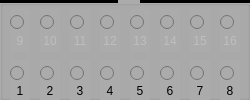
  <widget class="QGroupBox" name="groupBox_2">
   <property name="geometry">
    <rect>
     <x>2</x>
     <y>260</y>
     <width>250</width>
     <height>100</height>
    </rect>
   </property>
   <property name="styleSheet">
    <string notr="true">background-color: rgb(171, 171, 171);</string>
   </property>
   <property name="title">
    <string/>
   </property>
   <widget class="QRadioButton" name="rbtConecEsquerdo_9">
    <property name="enabled">
     <bool>false</bool>
    </property>
    <property name="geometry">
     <rect>
      <x>10</x>
      <y>60</y>
      <width>20</width>
      <height>27</height>
     </rect>
    </property>
    <property name="text">
     <string/>
    </property>
   </widget>
   <widget class="QRadioButton" name="radioButton_10">
    <property name="enabled">
     <bool>false</bool>
    </property>
    <property name="geometry">
     <rect>
      <x>40</x>
      <y>60</y>
      <width>20</width>
      <height>27</height>
     </rect>
    </property>
    <property name="text">
     <string/>
    </property>
   </widget>
   <widget class="QRadioButton" name="radioButton_11">
    <property name="enabled">
     <bool>false</bool>
    </property>
    <property name="geometry">
     <rect>
      <x>70</x>
      <y>60</y>
      <width>20</width>
      <height>27</height>
     </rect>
    </property>
    <property name="text">
     <string/>
    </property>
   </widget>
   <widget class="QRadioButton" name="radioButton_12">
    <property name="enabled">
     <bool>false</bool>
    </property>
    <property name="geometry">
     <rect>
      <x>100</x>
      <y>60</y>
      <width>20</width>
      <height>27</height>
     </rect>
    </property>
    <property name="text">
     <string/>
    </property>
   </widget>
   <widget class="QRadioButton" name="radioButton_13">
    <property name="enabled">
     <bool>false</bool>
    </property>
    <property name="geometry">
     <rect>
      <x>130</x>
      <y>60</y>
      <width>20</width>
      <height>27</height>
     </rect>
    </property>
    <property name="text">
     <string/>
    </property>
   </widget>
   <widget class="QRadioButton" name="radioButton_14">
    <property name="enabled">
     <bool>false</bool>
    </property>
    <property name="geometry">
     <rect>
      <x>160</x>
      <y>60</y>
      <width>20</width>
      <height>27</height>
     </rect>
    </property>
    <property name="text">
     <string/>
    </property>
   </widget>
   <widget class="QRadioButton" name="radioButton_15">
    <property name="enabled">
     <bool>false</bool>
    </property>
    <property name="geometry">
     <rect>
      <x>190</x>
      <y>60</y>
      <width>20</width>
      <height>27</height>
     </rect>
    </property>
    <property name="text">
     <string/>
    </property>
   </widget>
   <widget class="QRadioButton" name="radioButton_16">
    <property name="enabled">
     <bool>false</bool>
    </property>
    <property name="geometry">
     <rect>
      <x>220</x>
      <y>60</y>
      <width>20</width>
      <height>27</height>
     </rect>
    </property>
    <property name="text">
     <string/>
    </property>
   </widget>
   <widget class="QRadioButton" name="rbtConecDireito_6">
    <property name="geometry">
     <rect>
      <x>160</x>
      <y>9</y>
      <width>20</width>
      <height>27</height>
     </rect>
    </property>
    <property name="text">
     <string/>
    </property>
   </widget>
   <widget class="QRadioButton" name="rbtConecDireito_2">
    <property name="geometry">
     <rect>
      <x>40</x>
      <y>9</y>
      <width>20</width>
      <height>27</height>
     </rect>
    </property>
    <property name="text">
     <string/>
    </property>
   </widget>
   <widget class="QRadioButton" name="rbtConecDireito_4">
    <property name="geometry">
     <rect>
      <x>100</x>
      <y>9</y>
      <width>20</width>
      <height>27</height>
     </rect>
    </property>
    <property name="text">
     <string/>
    </property>
   </widget>
   <widget class="QRadioButton" name="rbtConecDireito_3">
    <property name="geometry">
     <rect>
      <x>70</x>
      <y>9</y>
      <width>20</width>
      <height>27</height>
     </rect>
    </property>
    <property name="text">
     <string/>
    </property>
   </widget>
   <widget class="QRadioButton" name="rbtConecDireito_7">
    <property name="geometry">
     <rect>
      <x>190</x>
      <y>9</y>
      <width>20</width>
      <height>27</height>
     </rect>
    </property>
    <property name="text">
     <string/>
    </property>
   </widget>
   <widget class="QRadioButton" name="rbtConecDireito_8">
    <property name="geometry">
     <rect>
      <x>220</x>
      <y>9</y>
      <width>20</width>
      <height>27</height>
     </rect>
    </property>
    <property name="text">
     <string/>
    </property>
   </widget>
   <widget class="QRadioButton" name="rbtConecDireito_1">
    <property name="geometry">
     <rect>
      <x>10</x>
      <y>9</y>
      <width>20</width>
      <height>27</height>
     </rect>
    </property>
    <property name="text">
     <string/>
    </property>
    <property name="checkable">
     <bool>true</bool>
    </property>
    <property name="checked">
     <bool>false</bool>
    </property>
    <property name="autoRepeat">
     <bool>true</bool>
    </property>
    <property name="autoExclusive">
     <bool>true</bool>
    </property>
   </widget>
   <widget class="QRadioButton" name="rbtConecDireito_5">
    <property name="geometry">
     <rect>
      <x>130</x>
      <y>9</y>
      <width>20</width>
      <height>27</height>
     </rect>
    </property>
    <property name="text">
     <string/>
    </property>
   </widget>
   <widget class="QLabel" name="label_39">
    <property name="enabled">
     <bool>false</bool>
    </property>
    <property name="geometry">
     <rect>
      <x>10</x>
      <y>30</y>
      <width>20</width>
      <height>22</height>
     </rect>
    </property>
    <property name="text">
     <string>&lt;html&gt;&lt;head/&gt;&lt;body&gt;&lt;p align=&quot;center&quot;&gt;9&lt;/p&gt;&lt;/body&gt;&lt;/html&gt;</string>
    </property>
   </widget>
   <widget class="QLabel" name="label_40">
    <property name="enabled">
     <bool>false</bool>
    </property>
    <property name="geometry">
     <rect>
      <x>40</x>
      <y>30</y>
      <width>20</width>
      <height>22</height>
     </rect>
    </property>
    <property name="text">
     <string>&lt;html&gt;&lt;head/&gt;&lt;body&gt;&lt;p align=&quot;center&quot;&gt;10&lt;/p&gt;&lt;/body&gt;&lt;/html&gt;</string>
    </property>
   </widget>
   <widget class="QLabel" name="label_41">
    <property name="enabled">
     <bool>false</bool>
    </property>
    <property name="geometry">
     <rect>
      <x>70</x>
      <y>30</y>
      <width>20</width>
      <height>22</height>
     </rect>
    </property>
    <property name="text">
     <string>&lt;html&gt;&lt;head/&gt;&lt;body&gt;&lt;p align=&quot;center&quot;&gt;11&lt;/p&gt;&lt;/body&gt;&lt;/html&gt;</string>
    </property>
   </widget>
   <widget class="QLabel" name="label_42">
    <property name="enabled">
     <bool>false</bool>
    </property>
    <property name="geometry">
     <rect>
      <x>100</x>
      <y>30</y>
      <width>20</width>
      <height>22</height>
     </rect>
    </property>
    <property name="text">
     <string>&lt;html&gt;&lt;head/&gt;&lt;body&gt;&lt;p align=&quot;center&quot;&gt;12&lt;/p&gt;&lt;/body&gt;&lt;/html&gt;</string>
    </property>
   </widget>
   <widget class="QLabel" name="label_43">
    <property name="enabled">
     <bool>false</bool>
    </property>
    <property name="geometry">
     <rect>
      <x>130</x>
      <y>30</y>
      <width>20</width>
      <height>22</height>
     </rect>
    </property>
    <property name="text">
     <string>&lt;html&gt;&lt;head/&gt;&lt;body&gt;&lt;p align=&quot;center&quot;&gt;13&lt;/p&gt;&lt;/body&gt;&lt;/html&gt;</string>
    </property>
   </widget>
   <widget class="QLabel" name="label_44">
    <property name="enabled">
     <bool>false</bool>
    </property>
    <property name="geometry">
     <rect>
      <x>160</x>
      <y>30</y>
      <width>20</width>
      <height>22</height>
     </rect>
    </property>
    <property name="text">
     <string>&lt;html&gt;&lt;head/&gt;&lt;body&gt;&lt;p align=&quot;center&quot;&gt;14&lt;/p&gt;&lt;/body&gt;&lt;/html&gt;</string>
    </property>
   </widget>
   <widget class="QLabel" name="label_45">
    <property name="enabled">
     <bool>false</bool>
    </property>
    <property name="geometry">
     <rect>
      <x>190</x>
      <y>30</y>
      <width>20</width>
      <height>22</height>
     </rect>
    </property>
    <property name="text">
     <string>&lt;html&gt;&lt;head/&gt;&lt;body&gt;&lt;p align=&quot;center&quot;&gt;15&lt;/p&gt;&lt;/body&gt;&lt;/html&gt;</string>
    </property>
   </widget>
   <widget class="QLabel" name="label_46">
    <property name="enabled">
     <bool>false</bool>
    </property>
    <property name="geometry">
     <rect>
      <x>220</x>
      <y>30</y>
      <width>20</width>
      <height>22</height>
     </rect>
    </property>
    <property name="text">
     <string>&lt;html&gt;&lt;head/&gt;&lt;body&gt;&lt;p align=&quot;center&quot;&gt;16&lt;/p&gt;&lt;/body&gt;&lt;/html&gt;</string>
    </property>
   </widget>
   <widget class="QLabel" name="label_47">
    <property name="geometry">
     <rect>
      <x>160</x>
      <y>80</y>
      <width>20</width>
      <height>22</height>
     </rect>
    </property>
    <property name="text">
     <string>&lt;html&gt;&lt;head/&gt;&lt;body&gt;&lt;p align=&quot;center&quot;&gt;6&lt;/p&gt;&lt;/body&gt;&lt;/html&gt;</string>
    </property>
   </widget>
   <widget class="QLabel" name="label_48">
    <property name="geometry">
     <rect>
      <x>40</x>
      <y>80</y>
      <width>20</width>
      <height>22</height>
     </rect>
    </property>
    <property name="text">
     <string>&lt;html&gt;&lt;head/&gt;&lt;body&gt;&lt;p align=&quot;center&quot;&gt;2&lt;/p&gt;&lt;/body&gt;&lt;/html&gt;</string>
    </property>
   </widget>
   <widget class="QLabel" name="label_49">
    <property name="geometry">
     <rect>
      <x>220</x>
      <y>80</y>
      <width>20</width>
      <height>22</height>
     </rect>
    </property>
    <property name="text">
     <string>&lt;html&gt;&lt;head/&gt;&lt;body&gt;&lt;p align=&quot;center&quot;&gt;8&lt;/p&gt;&lt;/body&gt;&lt;/html&gt;</string>
    </property>
   </widget>
   <widget class="QLabel" name="label_50">
    <property name="geometry">
     <rect>
      <x>10</x>
      <y>80</y>
      <width>20</width>
      <height>22</height>
     </rect>
    </property>
    <property name="text">
     <string>&lt;html&gt;&lt;head/&gt;&lt;body&gt;&lt;p align=&quot;center&quot;&gt;1&lt;/p&gt;&lt;/body&gt;&lt;/html&gt;</string>
    </property>
   </widget>
   <widget class="QLabel" name="label_51">
    <property name="geometry">
     <rect>
      <x>190</x>
      <y>80</y>
      <width>20</width>
      <height>22</height>
     </rect>
    </property>
    <property name="text">
     <string>&lt;html&gt;&lt;head/&gt;&lt;body&gt;&lt;p align=&quot;center&quot;&gt;7&lt;/p&gt;&lt;/body&gt;&lt;/html&gt;</string>
    </property>
   </widget>
   <widget class="QLabel" name="label_52">
    <property name="geometry">
     <rect>
      <x>70</x>
      <y>80</y>
      <width>20</width>
      <height>22</height>
     </rect>
    </property>
    <property name="text">
     <string>&lt;html&gt;&lt;head/&gt;&lt;body&gt;&lt;p align=&quot;center&quot;&gt;3&lt;/p&gt;&lt;/body&gt;&lt;/html&gt;</string>
    </property>
   </widget>
   <widget class="QLabel" name="label_53">
    <property name="geometry">
     <rect>
      <x>100</x>
      <y>80</y>
      <width>20</width>
      <height>22</height>
     </rect>
    </property>
    <property name="text">
     <string>&lt;html&gt;&lt;head/&gt;&lt;body&gt;&lt;p align=&quot;center&quot;&gt;4&lt;/p&gt;&lt;/body&gt;&lt;/html&gt;</string>
    </property>
   </widget>
   <widget class="QLabel" name="label_54">
    <property name="geometry">
     <rect>
      <x>130</x>
      <y>80</y>
      <width>20</width>
      <height>22</height>
     </rect>
    </property>
    <property name="text">
     <string>&lt;html&gt;&lt;head/&gt;&lt;body&gt;&lt;p align=&quot;center&quot;&gt;5&lt;/p&gt;&lt;/body&gt;&lt;/html&gt;</string>
    </property>
   </widget>
   <widget class="Line" name="line">
    <property name="geometry">
     <rect>
      <x>0</x>
      <y>0</y>
      <width>118</width>
      <height>3</height>
     </rect>
    </property>
    <property name="styleSheet">
     <string notr="true">background-color: rgb(0, 0, 0);</string>
    </property>
    <property name="orientation">
     <enum>Qt::Horizontal</enum>
    </property>
   </widget>
   <widget class="Line" name="line_2">
    <property name="geometry">
     <rect>
      <x>140</x>
      <y>0</y>
      <width>118</width>
      <height>3</height>
     </rect>
    </property>
    <property name="styleSheet">
     <string notr="true">background-color: rgb(0, 0, 0);</string>
    </property>
    <property name="orientation">
     <enum>Qt::Horizontal</enum>
    </property>
   </widget>
  </widget>
